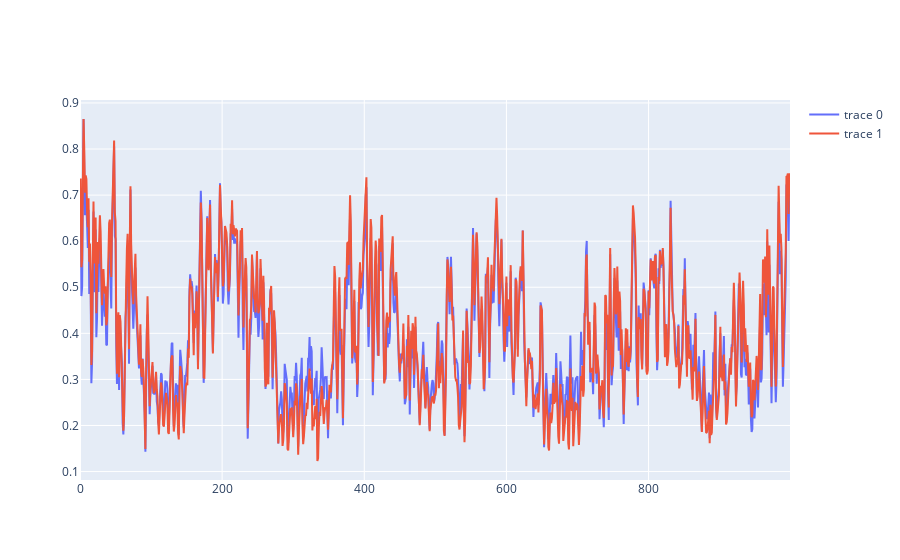

The cell this chart's notebook holds for it:
### Code cell
fig = go.Figure(go.Scatter(y=y_test))
fig.add_trace(go.Scatter(y=adversarial_prediction))
fig

### Figure 1 — Plotly figure (JSON) as saved in the notebook; plotly's stock layout.template omitted (floating-point values rounded to 4 significant figures; data arrays with more than 128 entries replaced by an {"elided": "..."} marker saying what was removed)
{"data": [{"type": "scatter", "y": {"elided": "1000 float values"}}, {"type": "scatter", "y": {"elided": "1000 float values"}}], "layout": {}}
